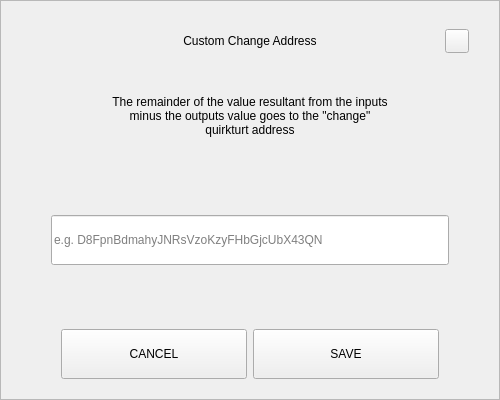
<?xml version="1.0" encoding="UTF-8"?>
<ui version="4.0">
 <class>SendChangeAddressDialog</class>
 <widget class="QDialog" name="SendChangeAddressDialog">
  <property name="geometry">
   <rect>
    <x>0</x>
    <y>0</y>
    <width>500</width>
    <height>400</height>
   </rect>
  </property>
  <property name="windowTitle">
   <string>Dialog</string>
  </property>
  <layout class="QVBoxLayout" name="verticalLayout">
   <property name="spacing">
    <number>0</number>
   </property>
   <property name="leftMargin">
    <number>0</number>
   </property>
   <property name="topMargin">
    <number>0</number>
   </property>
   <property name="rightMargin">
    <number>0</number>
   </property>
   <property name="bottomMargin">
    <number>0</number>
   </property>
   <item>
    <widget class="QFrame" name="frame">
     <property name="styleSheet">
      <string notr="true"/>
     </property>
     <property name="frameShape">
      <enum>QFrame::StyledPanel</enum>
     </property>
     <property name="frameShadow">
      <enum>QFrame::Raised</enum>
     </property>
     <layout class="QVBoxLayout" name="verticalLayout_2" stretch="0,0,0,0,0,0,0">
      <property name="spacing">
       <number>0</number>
      </property>
      <property name="leftMargin">
       <number>30</number>
      </property>
      <property name="topMargin">
       <number>20</number>
      </property>
      <property name="rightMargin">
       <number>30</number>
      </property>
      <property name="bottomMargin">
       <number>20</number>
      </property>
      <item>
       <layout class="QHBoxLayout" name="horizontalLayout_3">
        <property name="spacing">
         <number>0</number>
        </property>
        <item>
         <spacer name="horizontalSpacer_2">
          <property name="orientation">
           <enum>Qt::Horizontal</enum>
          </property>
          <property name="sizeHint" stdset="0">
           <size>
            <width>40</width>
            <height>20</height>
           </size>
          </property>
         </spacer>
        </item>
        <item>
         <widget class="QLabel" name="labelTitle">
          <property name="minimumSize">
           <size>
            <width>0</width>
            <height>40</height>
           </size>
          </property>
          <property name="maximumSize">
           <size>
            <width>16777215</width>
            <height>40</height>
           </size>
          </property>
          <property name="styleSheet">
           <string notr="true">padding-left:24px;</string>
          </property>
          <property name="text">
           <string>Custom Change Address</string>
          </property>
          <property name="alignment">
           <set>Qt::AlignCenter</set>
          </property>
          <property name="margin">
           <number>7</number>
          </property>
         </widget>
        </item>
        <item>
         <spacer name="horizontalSpacer">
          <property name="orientation">
           <enum>Qt::Horizontal</enum>
          </property>
          <property name="sizeHint" stdset="0">
           <size>
            <width>40</width>
            <height>20</height>
           </size>
          </property>
         </spacer>
        </item>
        <item>
         <widget class="QPushButton" name="btnEsc">
          <property name="minimumSize">
           <size>
            <width>24</width>
            <height>24</height>
           </size>
          </property>
          <property name="maximumSize">
           <size>
            <width>24</width>
            <height>24</height>
           </size>
          </property>
          <property name="focusPolicy">
           <enum>Qt::NoFocus</enum>
          </property>
          <property name="text">
           <string/>
          </property>
         </widget>
        </item>
       </layout>
      </item>
      <item>
       <spacer name="verticalSpacer_2">
        <property name="orientation">
         <enum>Qt::Vertical</enum>
        </property>
        <property name="sizeType">
         <enum>QSizePolicy::Fixed</enum>
        </property>
        <property name="sizeHint" stdset="0">
         <size>
          <width>20</width>
          <height>20</height>
         </size>
        </property>
       </spacer>
      </item>
      <item alignment="Qt::AlignHCenter">
       <widget class="QLabel" name="labelMessage">
        <property name="minimumSize">
         <size>
          <width>0</width>
          <height>70</height>
         </size>
        </property>
        <property name="text">
         <string>The remainder of the value resultant from the inputs minus the outputs value goes to the &quot;change&quot; quirkturt address</string>
        </property>
        <property name="alignment">
         <set>Qt::AlignCenter</set>
        </property>
        <property name="wordWrap">
         <bool>true</bool>
        </property>
       </widget>
      </item>
      <item>
       <spacer name="verticalSpacer_3">
        <property name="orientation">
         <enum>Qt::Vertical</enum>
        </property>
        <property name="sizeHint" stdset="0">
         <size>
          <width>20</width>
          <height>40</height>
         </size>
        </property>
       </spacer>
      </item>
      <item>
       <layout class="QHBoxLayout" name="horizontalLayout_2">
        <property name="spacing">
         <number>0</number>
        </property>
        <property name="leftMargin">
         <number>20</number>
        </property>
        <property name="rightMargin">
         <number>20</number>
        </property>
        <item>
         <widget class="QLineEdit" name="lineEditAddress">
          <property name="minimumSize">
           <size>
            <width>0</width>
            <height>50</height>
           </size>
          </property>
          <property name="placeholderText">
           <string notr="true">e.g. D8FpnBdmahyJNRsVzoKzyFHbGjcUbX43QN</string>
          </property>
         </widget>
        </item>
       </layout>
      </item>
      <item>
       <spacer name="verticalSpacer">
        <property name="orientation">
         <enum>Qt::Vertical</enum>
        </property>
        <property name="sizeHint" stdset="0">
         <size>
          <width>20</width>
          <height>40</height>
         </size>
        </property>
       </spacer>
      </item>
      <item>
       <layout class="QHBoxLayout" name="horizontalLayout" stretch="2,2">
        <property name="spacing">
         <number>6</number>
        </property>
        <property name="leftMargin">
         <number>30</number>
        </property>
        <property name="rightMargin">
         <number>30</number>
        </property>
        <item>
         <widget class="QPushButton" name="btnCancel">
          <property name="minimumSize">
           <size>
            <width>180</width>
            <height>50</height>
           </size>
          </property>
          <property name="focusPolicy">
           <enum>Qt::NoFocus</enum>
          </property>
          <property name="text">
           <string>CANCEL</string>
          </property>
         </widget>
        </item>
        <item>
         <widget class="QPushButton" name="btnSave">
          <property name="minimumSize">
           <size>
            <width>180</width>
            <height>50</height>
           </size>
          </property>
          <property name="focusPolicy">
           <enum>Qt::NoFocus</enum>
          </property>
          <property name="text">
           <string>SAVE</string>
          </property>
         </widget>
        </item>
       </layout>
      </item>
     </layout>
    </widget>
   </item>
  </layout>
 </widget>
 <resources/>
 <connections/>
</ui>
